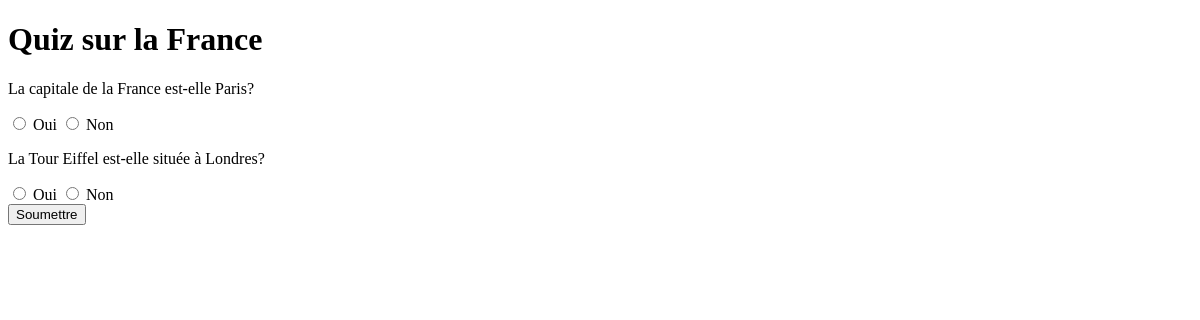
Before: / with the older database file.
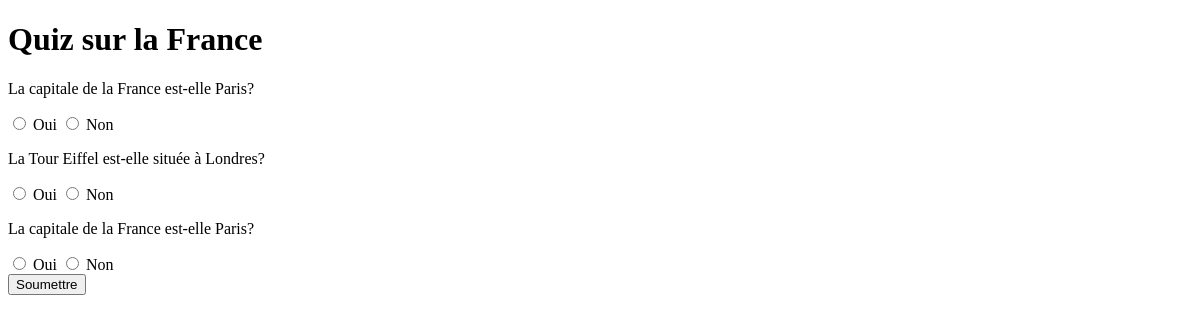
After: the same page with the newer database file.
### tables this page shows
CREATE TABLE questions (
        id INTEGER PRIMARY KEY,
        question TEXT);

### index.php (the view, shortened to what this page needs)
<!DOCTYPE html>
<html lang="fr">
<head>
</head>
<body>
    <h1>Quiz sur la France</h1>
    <form action="process.php" method="post">
        <?php
        try {
            $file_db = new PDO('sqlite:contacts.sqlite3');
            $file_db->setAttribute(PDO::ATTR_ERRMODE, PDO::ERRMODE_WARNING);
            $questions = $file_db->query("SELECT * FROM questions WHERE id BETWEEN 1 AND 3")->fetchAll(PDO::FETCH_ASSOC);
            foreach ($questions as $question) {
                echo '<p>' . $question['question'] . '</p>';
                echo '<input type="radio" name="question_' . $question['id'] . '" value="1"> Oui ';
                echo '<input type="radio" name="question_' . $question['id'] . '" value="0"> Non <br>';
            }
        } catch (PDOException $ex) {
            echo $ex->getMessage();
        }
        ?>
        <input type="submit" value="Soumettre">
    </form>
</body>
</html>

Changed rows visible on the page:
added questions: question "La capitale de la France est-elle Paris?"
